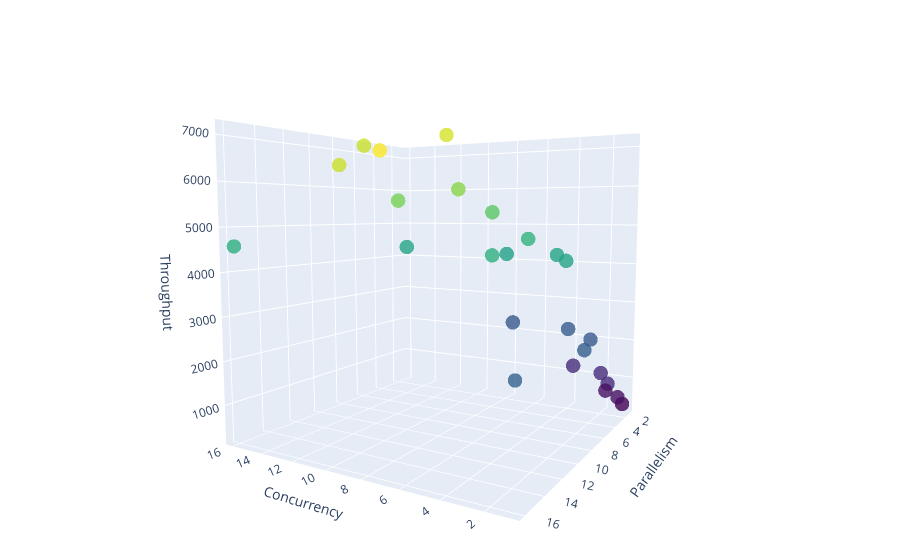

The code cell stored with this chart in its notebook:
### Code cell
import pandas as pd
import plotly.graph_objects as go

# Assuming 'df' is your DataFrame

fig = go.Figure()

x, y, z = df['concurrency'], df['parallelism'], df['throughput']

fig.add_trace(go.Scatter3d(
    x=x,
    y=y,
    z=z,
    mode='markers',
    marker=dict(
        size=5,
        color=z,
        colorscale='Viridis',
        opacity=0.8
    )
))

fig.update_layout(
    scene=dict(
        xaxis_title='Concurrency',
        yaxis_title='Parallelism',
        zaxis_title='Throughput'
    ),
    margin=dict(r=20, b=10, l=10, t=10)
)

fig.show()

### Figure 1 — Plotly figure (JSON) as saved in the notebook; plotly's stock layout.template omitted (floating-point values rounded to 4 significant figures)
{"data": [{"marker": {"color": [303.7, 598.0, 1160.0, 2323.0, 2459.0, 597.7, 1173.0, 2209.0, 4266.0, 4587.0, 1166.0, 2252.0, 4267.0, 4729.0, 6666.0, 2209.0, 4187.0, 5333.0, 5874.0, 6577.0, 4267.0, 5689.0, 7111.0, 6577.0, 4578.0], "colorscale": [[0, "#440154"], [0.1111, "#482878"], [0.2222, "#3e4989"], [0.3333, "#31688e"], [0.4444, "#26828e"], [0.5556, "#1f9e89"], [0.6667, "#35b779"], [0.7778, "#6ece58"], [0.8889, "#b5de2b"], [1, "#fde725"]], "opacity": 0.8, "size": 5}, "mode": "markers", "type": "scatter3d", "x": [1, 1, 1, 1, 1, 2, 2, 2, 2, 2, 4, 4, 4, 4, 4, 8, 8, 8, 8, 8, 16, 16, 16, 16, 16], "y": [1, 2, 4, 8, 16, 1, 2, 4, 8, 16, 1, 2, 4, 8, 16, 1, 2, 4, 8, 16, 1, 2, 4, 8, 16], "z": [303.7, 598.0, 1160.0, 2323.0, 2459.0, 597.7, 1173.0, 2209.0, 4266.0, 4587.0, 1166.0, 2252.0, 4267.0, 4729.0, 6666.0, 2209.0, 4187.0, 5333.0, 5874.0, 6577.0, 4267.0, 5689.0, 7111.0, 6577.0, 4578.0]}], "layout": {"autosize": true, "margin": {"b": 10, "l": 10, "r": 20, "t": 10}, "scene": {"aspectmode": "auto", "aspectratio": {"x": 1, "y": 1, "z": 1}, "camera": {"center": {"x": 0, "y": 0, "z": 0}, "eye": {"x": -1.098, "y": 1.853, "z": 0.2198}, "projection": {"type": "perspective"}, "up": {"x": 0, "y": 0, "z": 1}}, "xaxis": {"title": {"text": "Concurrency"}, "type": "linear"}, "yaxis": {"title": {"text": "Parallelism"}, "type": "linear"}, "zaxis": {"title": {"text": "Throughput"}, "type": "linear"}}}}
